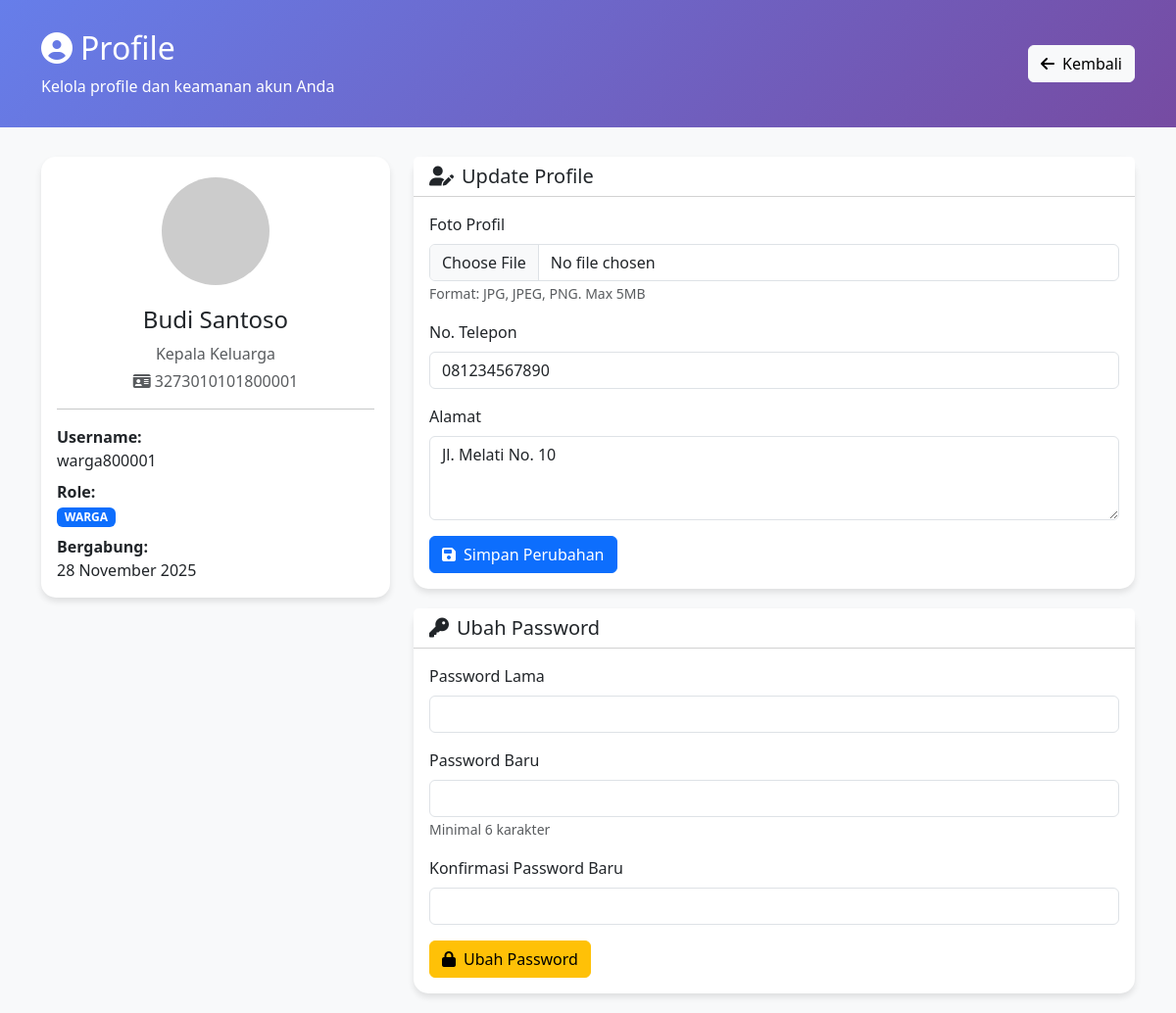
Screenshot of /profile.php (signed in) with the database file from the repository.
### tables this page shows
CREATE TABLE warga (
    id_warga INT PRIMARY KEY AUTO_INCREMENT,
    id_user INT NULL COMMENT 'Hanya untuk Kepala Keluarga',
    nik VARCHAR(16) UNIQUE NOT NULL,
    no_kk VARCHAR(16) NOT NULL,
    nama_lengkap VARCHAR(100) NOT NULL,
    tempat_lahir VARCHAR(50),
    tanggal_lahir DATE,
    jenis_kelamin ENUM('Laki-laki', 'Perempuan'),
    status_keluarga ENUM('Kepala Keluarga', 'Istri', 'Anak', 'Orang Tua', 'Lainnya'),
    agama ENUM('Islam', 'Kristen', 'Katolik', 'Hindu', 'Buddha', 'Konghucu'),
    pendidikan VARCHAR(50),
    pekerjaan VARCHAR(50),
    status_perkawinan ENUM('Belum Kawin', 'Kawin', 'Cerai Hidup', 'Cerai Mati'),
    alamat TEXT,
    rt VARCHAR(5),
    rw VARCHAR(5),
    latitude DECIMAL(10, 8) NULL,
    longitude DECIMAL(11, 8) NULL,
    no_telepon VARCHAR(15),
    foto_profil VARCHAR(255) DEFAULT 'default.jpg',
    created_at TIMESTAMP DEFAULT CURRENT_TIMESTAMP,
    updated_at TIMESTAMP DEFAULT CURRENT_TIMESTAMP ON UPDATE CURRENT_TIMESTAMP,
    FOREIGN KEY (id_user) REFERENCES users(id_user) ON DELETE SET NULL,
    INDEX idx_no_kk (no_kk),
    INDEX idx_status_keluarga (status_keluarga)
);

CREATE TABLE users (
    id_user INT PRIMARY KEY AUTO_INCREMENT,
    username VARCHAR(50) UNIQUE NOT NULL,
    password VARCHAR(255) NOT NULL,
    role ENUM('admin', 'warga', 'bendahara') NOT NULL,
    is_active TINYINT(1) DEFAULT 1,
    created_at TIMESTAMP DEFAULT CURRENT_TIMESTAMP,
    updated_at TIMESTAMP DEFAULT CURRENT_TIMESTAMP ON UPDATE CURRENT_TIMESTAMP
);

### includes/functions.php (called while the page is built, shortened)
<?php
function isLoggedIn() {
    return isset($_SESSION['user_id']);
}
function getCurrentUser() {
    global $conn;
    $user_id = $_SESSION['user_id'];
    $query = "SELECT * FROM users WHERE id_user = ?";
    $stmt = $conn->prepare($query);
    $stmt->bind_param("i", $user_id);
    $stmt->execute();
    $result = $stmt->get_result();
    return $result->fetch_assoc();
}
function getWargaByUserId($user_id) {
    global $conn;
    $query = "SELECT * FROM warga WHERE id_user = ?";
    $stmt = $conn->prepare($query);
    $stmt->bind_param("i", $user_id);
    $stmt->execute();
    $result = $stmt->get_result();
    return $result->fetch_assoc();
}
function e($string) {
    return htmlspecialchars($string, ENT_QUOTES, 'UTF-8');
}
function formatTanggal($tanggal) {
    $bulan = [
        1 => 'Januari', 'Februari', 'Maret', 'April', 'Mei', 'Juni',
        'Juli', 'Agustus', 'September', 'Oktober', 'November', 'Desember'
    ];
    $split = explode('-', date('Y-m-d', strtotime($tanggal)));
    return $split[2] . ' ' . $bulan[(int)$split[1]] . ' ' . $split[0];
}
?>

### profile.php (the view, shortened to what this page needs)
<?php
require_once 'includes/db_connect.php';
require_once 'includes/functions.php';
$user = getCurrentUser();
$warga = null;
if ($user['role'] === 'warga') {
    $warga = getWargaByUserId($user['id_user']);
}
?>
<!DOCTYPE html>
<html lang="id">
<head>
    <link href="https://cdn.jsdelivr.net/npm/bootstrap@5.3.0/dist/css/bootstrap.min.css" rel="stylesheet">
    <link href="https://cdnjs.cloudflare.com/ajax/libs/font-awesome/6.4.0/css/all.min.css" rel="stylesheet">
</head>
<body>
    <div class="profile-header">
        <div class="container">
            <div class="d-flex justify-content-between align-items-center">
                <div>
                    <h2><i class="fas fa-user-circle me-2"></i>Profile</h2>
                    <p class="mb-0">Kelola profile dan keamanan akun Anda</p>
                </div>
                <a href="index.php" class="btn btn-light">
                    <i class="fas fa-arrow-left me-2"></i>Kembali
                </a>
            </div>
        </div>
    </div>
    <div class="container">
        <div class="row">
            <div class="col-md-4">
                <div class="card">
                    <div class="card-body text-center">
                        <?php if ($warga): ?>
                            <img src="uploads/profile/<?php echo e($warga['foto_profil']); ?>"
                                 class="profile-img mb-3"
                                 onerror="this.src='https://via.placeholder.com/120'">
                            <h4><?php echo e($warga['nama_lengkap']); ?></h4>
                            <p class="text-muted mb-1"><?php echo e($warga['status_keluarga']); ?></p>
                            <p class="text-muted"><i class="fas fa-id-card me-1"></i><?php echo e($warga['nik']); ?></p>
                        <?php endif; ?>
                        <hr>
                        <div class="text-start">
                            <p class="mb-2"><strong>Username:</strong><br><?php echo e($user['username']); ?></p>
                            <p class="mb-2"><strong>Role:</strong><br>
                                <span class="badge bg-primary"><?php echo strtoupper(e($user['role'])); ?></span>
                            </p>
                            <p class="mb-0"><strong>Bergabung:</strong><br><?php echo formatTanggal($user['created_at']); ?></p>
                        </div>
                    </div>
                </div>
            </div>
            <div class="col-md-8">
                <?php if ($warga): ?>
                <div class="card">
                    <div class="card-header bg-white">
                        <h5 class="mb-0"><i class="fas fa-user-edit me-2"></i>Update Profile</h5>
                    </div>
                    <div class="card-body">
                        <form method="POST" enctype="multipart/form-data">
                            <div class="mb-3">
                                <label class="form-label">Foto Profil</label>
                                <input type="file" class="form-control" name="foto_profil" accept="image/*">
                                <small class="text-muted">Format: JPG, JPEG, PNG. Max 5MB</small>
                            </div>
                            <div class="mb-3">
                                <label class="form-label">No. Telepon</label>
                                <input type="text" class="form-control" name="no_telepon"
                                       value="<?php echo e($warga['no_telepon']); ?>">
                            </div>
                            <div class="mb-3">
                                <label class="form-label">Alamat</label>
                                <textarea class="form-control" name="alamat" rows="3"><?php echo e($warga['alamat']); ?></textarea>
                            </div>
                            <button type="submit" class="btn btn-primary">
                                <i class="fas fa-save me-2"></i>Simpan Perubahan
                            </button>
                        </form>
                    </div>
                </div>
                <?php endif; ?>
                <div class="card">
                    <div class="card-header bg-white">
                        <h5 class="mb-0"><i class="fas fa-key me-2"></i>Ubah Password</h5>
                    </div>
                    <div class="card-body">
                        <form method="POST">
                            <div class="mb-3">
                                <label class="form-label">Password Lama</label>
                                <input type="password" class="form-control" name="old_password" required>
                            </div>
                            <div class="mb-3">
                                <label class="form-label">Password Baru</label>
                                <input type="password" class="form-control" name="new_password" required>
                                <small class="text-muted">Minimal 6 karakter</small>
                            </div>
                            <div class="mb-3">
                                <label class="form-label">Konfirmasi Password Baru</label>
                                <input type="password" class="form-control" name="confirm_password" required>
                            </div>
                            <button type="submit" class="btn btn-warning">
                                <i class="fas fa-lock me-2"></i>Ubah Password
                            </button>
                        </form>
                    </div>
                </div>
            </div>
        </div>
    </div>
</body>
</html>

### profile.php (style rules this page uses)
body { background-color: #f8f9fa; }
.profile-header { background: linear-gradient(135deg, #667eea 0%, #764ba2 100%); color: white; padding: 30px 0; margin-bottom: 30px; }
.card { border: none; border-radius: 15px; box-shadow: 0 4px 6px rgba(0,0,0,0.1); margin-bottom: 20px; }
.profile-img { width: 120px; height: 120px; border-radius: 50%; border: 5px solid white; object-fit: cover; }

### rows the page displays
warga: nama_lengkap "Budi Santoso", status_keluarga "Kepala Keluarga", nik "3273010101800001", no_telepon "081234567890", alamat "Jl. Melati No. 10"
users: username "warga800001", role "WARGA", created_at "28 November 2025"
